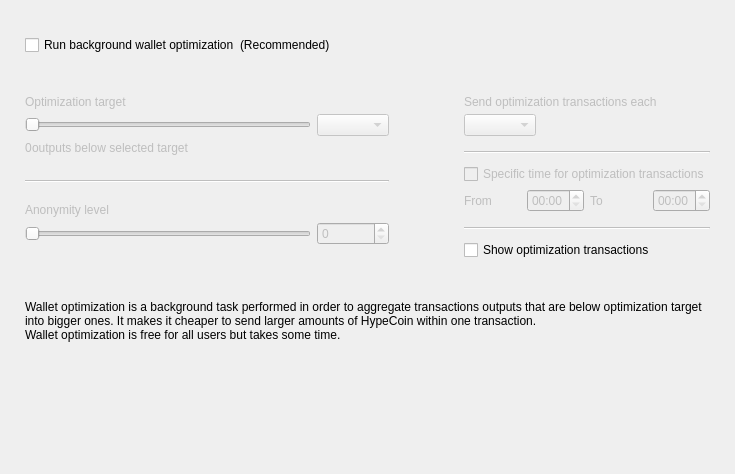
<?xml version="1.0" encoding="UTF-8"?>
<ui version="4.0">
 <class>OptimizationOptionsFrame</class>
 <widget class="QFrame" name="OptimizationOptionsFrame">
  <property name="geometry">
   <rect>
    <x>0</x>
    <y>0</y>
    <width>735</width>
    <height>474</height>
   </rect>
  </property>
  <property name="windowTitle">
   <string>Frame</string>
  </property>
  <property name="frameShape">
   <enum>QFrame::NoFrame</enum>
  </property>
  <property name="frameShadow">
   <enum>QFrame::Raised</enum>
  </property>
  <layout class="QVBoxLayout" name="verticalLayout">
   <property name="spacing">
    <number>0</number>
   </property>
   <property name="leftMargin">
    <number>25</number>
   </property>
   <property name="topMargin">
    <number>35</number>
   </property>
   <property name="rightMargin">
    <number>25</number>
   </property>
   <property name="bottomMargin">
    <number>0</number>
   </property>
   <item>
    <layout class="QHBoxLayout" name="horizontalLayout_2">
     <item>
      <widget class="QCheckBox" name="m_enableOptimizationCheck">
       <property name="text">
        <string>Run background wallet optimization</string>
       </property>
      </widget>
     </item>
     <item>
      <widget class="WalletGui::WalletNormalGrayTextLabel" name="label_8">
       <property name="text">
        <string>(Recommended)</string>
       </property>
      </widget>
     </item>
     <item>
      <spacer name="horizontalSpacer">
       <property name="orientation">
        <enum>Qt::Horizontal</enum>
       </property>
       <property name="sizeHint" stdset="0">
        <size>
         <width>40</width>
         <height>20</height>
        </size>
       </property>
      </spacer>
     </item>
    </layout>
   </item>
   <item>
    <spacer name="verticalSpacer_2">
     <property name="orientation">
      <enum>Qt::Vertical</enum>
     </property>
     <property name="sizeType">
      <enum>QSizePolicy::Fixed</enum>
     </property>
     <property name="sizeHint" stdset="0">
      <size>
       <width>20</width>
       <height>40</height>
      </size>
     </property>
    </spacer>
   </item>
   <item>
    <widget class="QWidget" name="m_optimizationOptionsWidget" native="true">
     <property name="enabled">
      <bool>true</bool>
     </property>
     <layout class="QHBoxLayout" name="horizontalLayout">
      <property name="spacing">
       <number>75</number>
      </property>
      <property name="leftMargin">
       <number>0</number>
      </property>
      <property name="topMargin">
       <number>0</number>
      </property>
      <property name="rightMargin">
       <number>0</number>
      </property>
      <property name="bottomMargin">
       <number>0</number>
      </property>
      <item alignment="Qt::AlignTop">
       <widget class="QWidget" name="widget1" native="true">
        <property name="enabled">
         <bool>false</bool>
        </property>
        <layout class="QGridLayout" name="gridLayout" columnstretch="50,0,0,0">
         <property name="leftMargin">
          <number>0</number>
         </property>
         <property name="topMargin">
          <number>0</number>
         </property>
         <property name="rightMargin">
          <number>0</number>
         </property>
         <property name="bottomMargin">
          <number>0</number>
         </property>
         <property name="verticalSpacing">
          <number>5</number>
         </property>
         <item row="0" column="0" colspan="4">
          <widget class="WalletGui::WalletNormalBlackTextLabel" name="label_5">
           <property name="text">
            <string>Optimization target</string>
           </property>
           <property name="indent">
            <number>0</number>
           </property>
          </widget>
         </item>
         <item row="4" column="0" colspan="4">
          <spacer name="verticalSpacer_3">
           <property name="orientation">
            <enum>Qt::Vertical</enum>
           </property>
           <property name="sizeType">
            <enum>QSizePolicy::Fixed</enum>
           </property>
           <property name="sizeHint" stdset="0">
            <size>
             <width>20</width>
             <height>20</height>
            </size>
           </property>
          </spacer>
         </item>
         <item row="1" column="0" colspan="3">
          <widget class="QSlider" name="m_thresholdSlider">
           <property name="maximum">
            <number>6</number>
           </property>
           <property name="pageStep">
            <number>1</number>
           </property>
           <property name="orientation">
            <enum>Qt::Horizontal</enum>
           </property>
          </widget>
         </item>
         <item row="1" column="3">
          <widget class="QComboBox" name="m_thresholdCombo"/>
         </item>
         <item row="5" column="0" colspan="4">
          <widget class="Line" name="line">
           <property name="orientation">
            <enum>Qt::Horizontal</enum>
           </property>
          </widget>
         </item>
         <item row="6" column="0" colspan="4">
          <spacer name="verticalSpacer_4">
           <property name="orientation">
            <enum>Qt::Vertical</enum>
           </property>
           <property name="sizeType">
            <enum>QSizePolicy::Fixed</enum>
           </property>
           <property name="sizeHint" stdset="0">
            <size>
             <width>20</width>
             <height>15</height>
            </size>
           </property>
          </spacer>
         </item>
         <item row="8" column="3">
          <widget class="QSpinBox" name="m_mixinSpin">
           <property name="buttonSymbols">
            <enum>QAbstractSpinBox::UpDownArrows</enum>
           </property>
          </widget>
         </item>
         <item row="7" column="0" colspan="4">
          <widget class="WalletGui::WalletNormalBlackTextLabel" name="label_7">
           <property name="text">
            <string>Anonymity level</string>
           </property>
           <property name="indent">
            <number>0</number>
           </property>
          </widget>
         </item>
         <item row="8" column="0" colspan="3">
          <widget class="QSlider" name="m_mixinSlider">
           <property name="pageStep">
            <number>1</number>
           </property>
           <property name="orientation">
            <enum>Qt::Horizontal</enum>
           </property>
          </widget>
         </item>
         <item row="2" column="0" colspan="4">
          <spacer name="verticalSpacer_12">
           <property name="orientation">
            <enum>Qt::Vertical</enum>
           </property>
           <property name="sizeType">
            <enum>QSizePolicy::Fixed</enum>
           </property>
           <property name="sizeHint" stdset="0">
            <size>
             <width>20</width>
             <height>0</height>
            </size>
           </property>
          </spacer>
         </item>
         <item row="3" column="0" colspan="4">
          <layout class="QHBoxLayout" name="horizontalLayout_3" stretch="0,1">
           <item>
            <widget class="QLabel" name="m_nonOptimizedOutputsLabel">
             <property name="text">
              <string>0</string>
             </property>
            </widget>
           </item>
           <item>
            <widget class="WalletGui::WalletNormalBlackTextLabel" name="m_nonOptimizedOutputsTextLabel">
             <property name="text">
              <string>outputs below selected target</string>
             </property>
            </widget>
           </item>
          </layout>
         </item>
        </layout>
       </widget>
      </item>
      <item>
       <layout class="QVBoxLayout" name="verticalLayout_3">
        <property name="spacing">
         <number>10</number>
        </property>
        <property name="rightMargin">
         <number>0</number>
        </property>
        <property name="bottomMargin">
         <number>0</number>
        </property>
        <item>
         <widget class="QWidget" name="widget2" native="true">
          <property name="enabled">
           <bool>false</bool>
          </property>
          <layout class="QGridLayout" name="gridLayout_2" columnstretch="0,0,0,0">
           <property name="leftMargin">
            <number>0</number>
           </property>
           <property name="topMargin">
            <number>0</number>
           </property>
           <property name="rightMargin">
            <number>0</number>
           </property>
           <property name="bottomMargin">
            <number>0</number>
           </property>
           <property name="verticalSpacing">
            <number>5</number>
           </property>
           <item row="2" column="0" colspan="2" alignment="Qt::AlignLeft">
            <widget class="QComboBox" name="m_periodCombo"/>
           </item>
           <item row="8" column="0">
            <widget class="WalletGui::WalletNormalBlackTextLabel" name="label_2">
             <property name="text">
              <string>From</string>
             </property>
            </widget>
           </item>
           <item row="8" column="1">
            <widget class="QTimeEdit" name="m_startTimeEdit">
             <property name="enabled">
              <bool>false</bool>
             </property>
             <property name="displayFormat">
              <string>HH:mm</string>
             </property>
            </widget>
           </item>
           <item row="8" column="2">
            <widget class="WalletGui::WalletNormalBlackTextLabel" name="label_3">
             <property name="text">
              <string>To</string>
             </property>
            </widget>
           </item>
           <item row="8" column="3">
            <widget class="QTimeEdit" name="m_stopTimeEdit">
             <property name="enabled">
              <bool>false</bool>
             </property>
             <property name="displayFormat">
              <string>HH:mm</string>
             </property>
            </widget>
           </item>
           <item row="6" column="0" colspan="4">
            <widget class="QCheckBox" name="m_optimizationTimeCheck">
             <property name="text">
              <string>Specific time for optimization transactions</string>
             </property>
            </widget>
           </item>
           <item row="4" column="0" colspan="4">
            <widget class="Line" name="line_2">
             <property name="orientation">
              <enum>Qt::Horizontal</enum>
             </property>
            </widget>
           </item>
           <item row="0" column="0" colspan="4">
            <widget class="WalletGui::WalletNormalBlackTextLabel" name="label_4">
             <property name="text">
              <string>Send optimization transactions each</string>
             </property>
             <property name="indent">
              <number>0</number>
             </property>
            </widget>
           </item>
           <item row="7" column="0" colspan="4">
            <spacer name="verticalSpacer_8">
             <property name="orientation">
              <enum>Qt::Vertical</enum>
             </property>
             <property name="sizeType">
              <enum>QSizePolicy::Fixed</enum>
             </property>
             <property name="sizeHint" stdset="0">
              <size>
               <width>20</width>
               <height>0</height>
              </size>
             </property>
            </spacer>
           </item>
           <item row="3" column="0" colspan="4">
            <spacer name="verticalSpacer_6">
             <property name="orientation">
              <enum>Qt::Vertical</enum>
             </property>
             <property name="sizeType">
              <enum>QSizePolicy::Fixed</enum>
             </property>
             <property name="sizeHint" stdset="0">
              <size>
               <width>20</width>
               <height>10</height>
              </size>
             </property>
            </spacer>
           </item>
           <item row="10" column="0" colspan="4">
            <widget class="Line" name="line_3">
             <property name="orientation">
              <enum>Qt::Horizontal</enum>
             </property>
            </widget>
           </item>
           <item row="1" column="0" colspan="4">
            <spacer name="verticalSpacer_5">
             <property name="orientation">
              <enum>Qt::Vertical</enum>
             </property>
             <property name="sizeType">
              <enum>QSizePolicy::Fixed</enum>
             </property>
             <property name="sizeHint" stdset="0">
              <size>
               <width>20</width>
               <height>0</height>
              </size>
             </property>
            </spacer>
           </item>
           <item row="5" column="0" colspan="4">
            <spacer name="verticalSpacer_7">
             <property name="orientation">
              <enum>Qt::Vertical</enum>
             </property>
             <property name="sizeType">
              <enum>QSizePolicy::Fixed</enum>
             </property>
             <property name="sizeHint" stdset="0">
              <size>
               <width>20</width>
               <height>5</height>
              </size>
             </property>
            </spacer>
           </item>
           <item row="9" column="0" colspan="4">
            <spacer name="verticalSpacer_10">
             <property name="orientation">
              <enum>Qt::Vertical</enum>
             </property>
             <property name="sizeType">
              <enum>QSizePolicy::Fixed</enum>
             </property>
             <property name="sizeHint" stdset="0">
              <size>
               <width>20</width>
               <height>10</height>
              </size>
             </property>
            </spacer>
           </item>
          </layout>
         </widget>
        </item>
        <item>
         <widget class="QCheckBox" name="m_showFusionTransactionsCheck">
          <property name="enabled">
           <bool>true</bool>
          </property>
          <property name="text">
           <string>Show optimization transactions</string>
          </property>
         </widget>
        </item>
       </layout>
      </item>
     </layout>
    </widget>
   </item>
   <item>
    <spacer name="verticalSpacer_11">
     <property name="orientation">
      <enum>Qt::Vertical</enum>
     </property>
     <property name="sizeType">
      <enum>QSizePolicy::Fixed</enum>
     </property>
     <property name="sizeHint" stdset="0">
      <size>
       <width>20</width>
       <height>40</height>
      </size>
     </property>
    </spacer>
   </item>
   <item>
    <widget class="WalletGui::WalletExtraNormalGrayTextLabel" name="m_helpLabel">
     <property name="text">
      <string>Wallet optimization is a background task performed in order to aggregate transactions outputs that are below optimization target into bigger ones. It makes it cheaper to send larger amounts of HypeCoin within one transaction.
Wallet optimization is free for all users but takes some time.</string>
     </property>
     <property name="wordWrap">
      <bool>true</bool>
     </property>
    </widget>
   </item>
   <item>
    <spacer name="verticalSpacer">
     <property name="orientation">
      <enum>Qt::Vertical</enum>
     </property>
     <property name="sizeHint" stdset="0">
      <size>
       <width>20</width>
       <height>40</height>
      </size>
     </property>
    </spacer>
   </item>
  </layout>
 </widget>
 <customwidgets>
  <customwidget>
   <class>WalletGui::WalletNormalGrayTextLabel</class>
   <extends>QLabel</extends>
   <header>Gui/Common/WalletTextLabel.h</header>
  </customwidget>
  <customwidget>
   <class>WalletGui::WalletNormalBlackTextLabel</class>
   <extends>QLabel</extends>
   <header>Gui/Common/WalletTextLabel.h</header>
  </customwidget>
  <customwidget>
   <class>WalletGui::WalletExtraNormalGrayTextLabel</class>
   <extends>QLabel</extends>
   <header>Gui/Common/WalletTextLabel.h</header>
  </customwidget>
 </customwidgets>
 <resources/>
 <connections>
  <connection>
   <sender>m_enableOptimizationCheck</sender>
   <signal>toggled(bool)</signal>
   <receiver>widget1</receiver>
   <slot>setEnabled(bool)</slot>
   <hints>
    <hint type="sourcelabel">
     <x>147</x>
     <y>47</y>
    </hint>
    <hint type="destinationlabel">
     <x>176</x>
     <y>204</y>
    </hint>
   </hints>
  </connection>
  <connection>
   <sender>m_thresholdSlider</sender>
   <signal>valueChanged(int)</signal>
   <receiver>OptimizationOptionsFrame</receiver>
   <slot>thresholdChanged(int)</slot>
   <hints>
    <hint type="sourcelabel">
     <x>116</x>
     <y>139</y>
    </hint>
    <hint type="destinationlabel">
     <x>355</x>
     <y>194</y>
    </hint>
   </hints>
  </connection>
  <connection>
   <sender>m_mixinSlider</sender>
   <signal>valueChanged(int)</signal>
   <receiver>OptimizationOptionsFrame</receiver>
   <slot>mixinChanged(int)</slot>
   <hints>
    <hint type="sourcelabel">
     <x>116</x>
     <y>240</y>
    </hint>
    <hint type="destinationlabel">
     <x>367</x>
     <y>236</y>
    </hint>
   </hints>
  </connection>
  <connection>
   <sender>m_optimizationTimeCheck</sender>
   <signal>toggled(bool)</signal>
   <receiver>m_startTimeEdit</receiver>
   <slot>setEnabled(bool)</slot>
   <hints>
    <hint type="sourcelabel">
     <x>543</x>
     <y>179</y>
    </hint>
    <hint type="destinationlabel">
     <x>501</x>
     <y>207</y>
    </hint>
   </hints>
  </connection>
  <connection>
   <sender>m_optimizationTimeCheck</sender>
   <signal>toggled(bool)</signal>
   <receiver>m_stopTimeEdit</receiver>
   <slot>setEnabled(bool)</slot>
   <hints>
    <hint type="sourcelabel">
     <x>543</x>
     <y>179</y>
    </hint>
    <hint type="destinationlabel">
     <x>643</x>
     <y>207</y>
    </hint>
   </hints>
  </connection>
  <connection>
   <sender>m_mixinSpin</sender>
   <signal>valueChanged(int)</signal>
   <receiver>OptimizationOptionsFrame</receiver>
   <slot>mixinChanged(int)</slot>
   <hints>
    <hint type="sourcelabel">
     <x>273</x>
     <y>271</y>
    </hint>
    <hint type="destinationlabel">
     <x>367</x>
     <y>236</y>
    </hint>
   </hints>
  </connection>
  <connection>
   <sender>m_thresholdCombo</sender>
   <signal>currentIndexChanged(int)</signal>
   <receiver>OptimizationOptionsFrame</receiver>
   <slot>thresholdChanged(int)</slot>
   <hints>
    <hint type="sourcelabel">
     <x>270</x>
     <y>139</y>
    </hint>
    <hint type="destinationlabel">
     <x>367</x>
     <y>236</y>
    </hint>
   </hints>
  </connection>
  <connection>
   <sender>m_enableOptimizationCheck</sender>
   <signal>toggled(bool)</signal>
   <receiver>widget2</receiver>
   <slot>setEnabled(bool)</slot>
   <hints>
    <hint type="sourcelabel">
     <x>158</x>
     <y>48</y>
    </hint>
    <hint type="destinationlabel">
     <x>556</x>
     <y>197</y>
    </hint>
   </hints>
  </connection>
 </connections>
 <slots>
  <slot>thresholdChanged(int)</slot>
  <slot>mixinChanged(int)</slot>
 </slots>
</ui>
